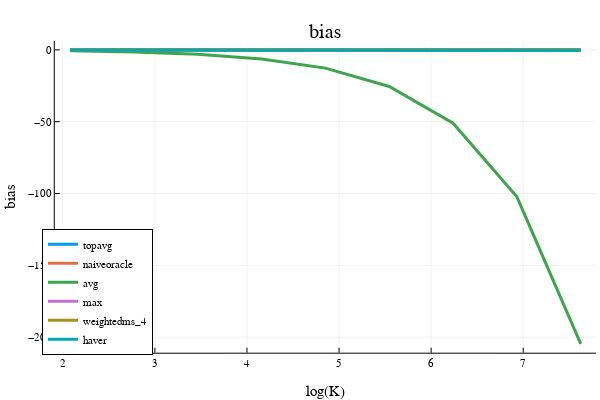

Source (notebook cell):
### Code cell
x = opt.K_ary
i = 1; plot(log.(x), bias[:,i], label=estimator_names[i], linewidth=3)
i = 2; plot!(log.(x), bias[:,i], label=estimator_names[i], linewidth=3)
i = 3; plot!(log.(x), bias[:,i], label=estimator_names[i], linewidth=3)
i = 4; plot!(log.(x), bias[:,i], label=estimator_names[i], linewidth=3)
i = 5; plot!(log.(x), bias[:,i], label=estimator_names[i], linewidth=3)
i = 6; plot!(log.(x), bias[:,i], label=estimator_names[i], linewidth=3)
plot!(xlabel="log(K)", ylabel="bias", legend=:bottomleft)  
title!("bias")

### Figure 1 — Plotly figure (JSON) as saved in the notebook; plotly's stock layout.template omitted (floating-point values rounded to 4 significant figures)
{"data": [{"colorbar": {"title": {"text": ""}}, "legendgroup": "topavg", "line": {"color": "rgba(0, 154, 250, 1.000)", "dash": "solid", "shape": "linear", "width": 3}, "mode": "lines", "name": "topavg", "showlegend": true, "type": "scatter", "x": [2.079, 2.773, 3.466, 4.159, 4.852, 5.545, 6.238, 6.931, 7.625], "xaxis": "x", "y": [-0.2185, -0.2648, -0.3079, -0.3415, -0.3736, -0.3992, -0.4321, -0.4644, -0.4891], "yaxis": "y", "zmax": null, "zmin": null}, {"colorbar": {"title": {"text": ""}}, "legendgroup": "naiveoracle", "line": {"color": "rgba(227, 111, 71, 1.000)", "dash": "solid", "shape": "linear", "width": 3}, "mode": "lines", "name": "naiveoracle", "showlegend": true, "type": "scatter", "x": [2.079, 2.773, 3.466, 4.159, 4.852, 5.545, 6.238, 6.931, 7.625], "xaxis": "x", "y": [-0.001403, -0.001403, -0.001403, -0.001403, -0.001403, -0.001403, -0.001403, -0.001403, -0.001403], "yaxis": "y", "zmax": null, "zmin": null}, {"colorbar": {"title": {"text": ""}}, "legendgroup": "avg", "line": {"color": "rgba(62, 164, 78, 1.000)", "dash": "solid", "shape": "linear", "width": 3}, "mode": "lines", "name": "avg", "showlegend": true, "type": "scatter", "x": [2.079, 2.773, 3.466, 4.159, 4.852, 5.545, 6.238, 6.931, 7.625], "xaxis": "x", "y": [-0.6982, -1.499, -3.098, -6.299, -12.7, -25.5, -51.1, -102.3, -204.7], "yaxis": "y", "zmax": null, "zmin": null}, {"colorbar": {"title": {"text": ""}}, "legendgroup": "max", "line": {"color": "rgba(195, 113, 210, 1.000)", "dash": "solid", "shape": "linear", "width": 3}, "mode": "lines", "name": "max", "showlegend": true, "type": "scatter", "x": [2.079, 2.773, 3.466, 4.159, 4.852, 5.545, 6.238, 6.931, 7.625], "xaxis": "x", "y": [0.001948, 0.001948, 0.001948, 0.001948, 0.001948, 0.001948, 0.001948, 0.001948, 0.001948], "yaxis": "y", "zmax": null, "zmin": null}, {"colorbar": {"title": {"text": ""}}, "legendgroup": "weightedms_4", "line": {"color": "rgba(172, 142, 24, 1.000)", "dash": "solid", "shape": "linear", "width": 3}, "mode": "lines", "name": "weightedms_4", "showlegend": true, "type": "scatter", "x": [2.079, 2.773, 3.466, 4.159, 4.852, 5.545, 6.238, 6.931, 7.625], "xaxis": "x", "y": [-0.005438, -0.005438, -0.005438, -0.005438, -0.005438, -0.005438, -0.005438, -0.005438, -0.005438], "yaxis": "y", "zmax": null, "zmin": null}, {"colorbar": {"title": {"text": ""}}, "legendgroup": "haver", "line": {"color": "rgba(0, 170, 174, 1.000)", "dash": "solid", "shape": "linear", "width": 3}, "mode": "lines", "name": "haver", "showlegend": true, "type": "scatter", "x": [2.079, 2.773, 3.466, 4.159, 4.852, 5.545, 6.238, 6.931, 7.625], "xaxis": "x", "y": [-0.1114, -0.1274, -0.1485, -0.1639, -0.1766, -0.1914, -0.2064, -0.2206, -0.2363], "yaxis": "y", "zmax": null, "zmin": null}], "layout": {"annotations": [{"font": {"color": "rgba(0, 0, 0, 1)", "family": "sans-serif", "size": 20}, "rotation": 0, "showarrow": false, "text": "bias", "x": 0.5424, "xanchor": "center", "xref": "paper", "y": 1, "yanchor": "top", "yref": "paper"}], "height": 400, "legend": {"bgcolor": "rgba(255, 255, 255, 1.000)", "bordercolor": "rgba(0, 0, 0, 1)", "borderwidth": 1, "font": {"color": "rgba(0, 0, 0, 1)", "family": "sans-serif", "size": 11}, "title": {"font": {"color": "rgba(0, 0, 0, 1)", "family": "sans-serif", "size": 15}, "text": ""}, "tracegroupgap": 0, "traceorder": "normal", "x": 0.07, "xanchor": "left", "y": 0.07, "yanchor": "bottom"}, "margin": {"b": 20, "l": 0, "r": 0, "t": 20}, "paper_bgcolor": "rgba(255, 255, 255, 1.000)", "plot_bgcolor": "rgba(255, 255, 255, 1.000)", "showlegend": true, "width": 600, "xaxis": {"anchor": "y", "domain": [0.09128, 0.9934], "gridcolor": "rgba(0, 0, 0, 0.1)", "gridwidth": 0.5, "linecolor": "rgba(0, 0, 0, 1)", "mirror": false, "range": [1.913, 7.791], "showgrid": true, "showline": true, "showticklabels": true, "tickangle": 0, "tickcolor": "rgb(0, 0, 0)", "tickfont": {"color": "rgba(0, 0, 0, 1)", "family": "sans-serif", "size": 11}, "tickmode": "array", "ticks": "inside", "ticktext": ["2", "3", "4", "5", "6", "7"], "tickvals": [2, 3, 4, 5, 6, 7], "title": {"font": {"color": "rgba(0, 0, 0, 1)", "family": "sans-serif", "size": 15}, "text": "log(K)"}, "type": "linear", "visible": true, "zeroline": false, "zerolinecolor": "rgba(0, 0, 0, 1)"}, "yaxis": {"anchor": "x", "domain": [0.07581, 0.9415], "gridcolor": "rgba(0, 0, 0, 0.1)", "gridwidth": 0.5, "linecolor": "rgba(0, 0, 0, 1)", "mirror": false, "range": [-210.8, 6.143], "showgrid": true, "showline": true, "showticklabels": true, "tickangle": 0, "tickcolor": "rgb(0, 0, 0)", "tickfont": {"color": "rgba(0, 0, 0, 1)", "family": "sans-serif", "size": 11}, "tickmode": "array", "ticks": "inside", "ticktext": ["−200", "−150", "−100", "−50", "0"], "tickvals": [-200, -150, -100, -50, 0], "title": {"font": {"color": "rgba(0, 0, 0, 1)", "family": "sans-serif", "size": 15}, "text": "bias"}, "type": "linear", "visible": true, "zeroline": false, "zerolinecolor": "rgba(0, 0, 0, 1)"}}}
